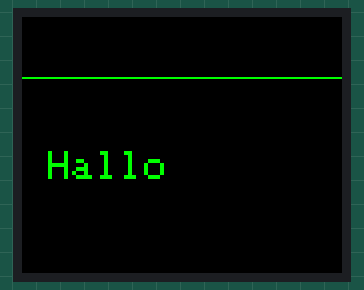
A sketch run on a simulated Arduino Uno, built with avr-gcc and run on an emulated ATmega328P. Parts: 160×128 colour display.

Above: at 1.2 s.

Measured:
- what the display in image 0 shows lasts 1.0 s, from 1.2 s to 2.2 s

The sketch:

hallo_test.ino
```cpp
int i;
#define TFT_PIN_CS   10 // Arduino-Pin an Display CS
#define TFT_PIN_DC   9  // Arduino-Pin an
#define TFT_PIN_RST  8  // Arduino Reset-Pin

#include <SPI.h>
#include <Adafruit_GFX.h>    // Adafruit Grafik-Bibliothek
#include <Adafruit_ST7735.h> // Adafruit ST7735-Bibliothek

Adafruit_ST7735 tft = Adafruit_ST7735(TFT_PIN_CS, TFT_PIN_DC, TFT_PIN_RST);  // Display-Bibliothek Setup

void setup() {

  tft.initR(INITR_BLACKTAB);   // ST7735-Chip initialisieren

  tft.setTextWrap(false);
  tft.fillScreen(ST7735_BLACK);

  tft.setRotation(1);

  tft.drawFastHLine(0, 30, 160, ST7735_GREEN);

  delay(1000);
  tft.setCursor(13, 67);  // Set position (x,y)
  tft.setTextColor(ST7735_GREEN);
  tft.setTextSize(2);
  tft.print("Hallo");
  delay(1000);
  tft.fillScreen(ST7735_BLACK);


}

void loop() {


}
```
